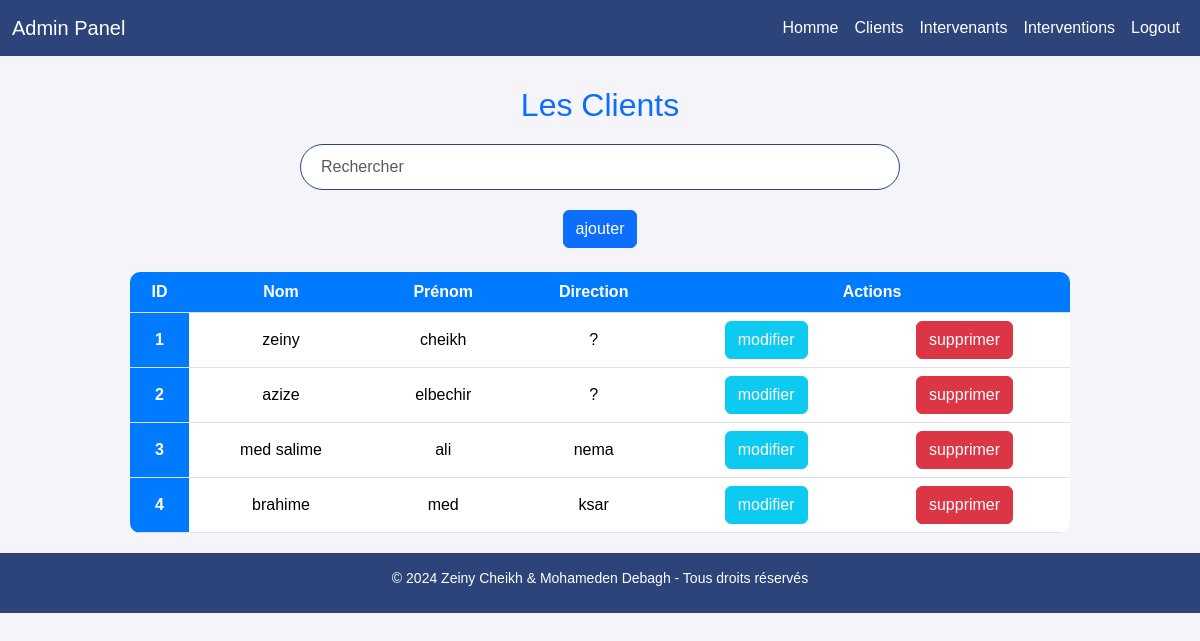
The app's page /clients (signed in), older data.
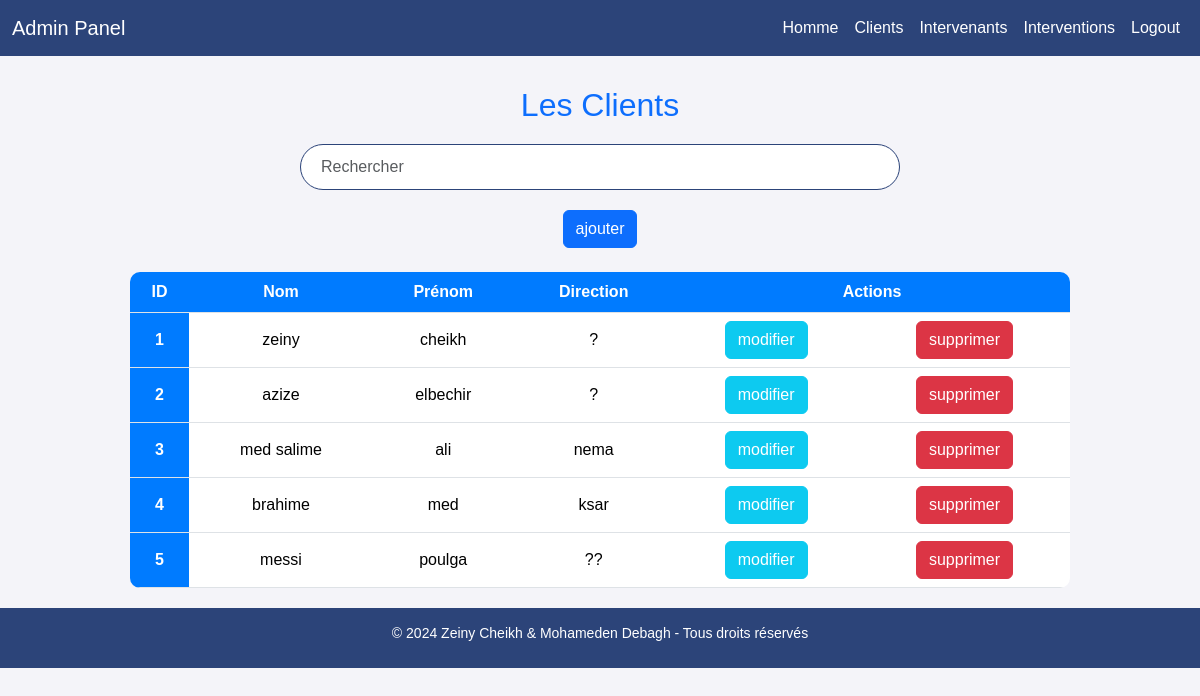
The same page, newer data.
### man.py (models this page shows, shortened)
class Client(db.Model):
    id = db.Column(db.Integer, primary_key=True)
    nom = db.Column(db.String(50), nullable=False)
    prenom = db.Column(db.String(50), nullable=False)
    direction = db.Column(db.String(50), nullable=False)

### man.py (the view)
@app.route('/clients')
def clients():
    if session :
        clients = Client.query.all()
        return render_template('Clients.html', clients=clients)
    else :
        return redirect(url_for('index'))

### templates/Clients.html (shortened to what this page needs)
<!DOCTYPE html>
<html lang="fr">
<head>
    <link rel="stylesheet" href="{{url_for('static', filename='css/style.css')}}">
</head>
<body>
    <div>
        <nav class="navbar navbar-expand-lg navbar-dark">
            <div class="container-fluid">
                <a class="navbar-brand" href="#">Admin Panel</a>
                <div class="collapse navbar-collapse" id="navbarSupportedContent">
                    <ul class="navbar-nav ms-auto mb-2 mb-lg-0">
                        <li class="nav-item">
                            <a class="nav-link active" href="{{ url_for('homme') }}">Homme</a>
                        </li>
                        <li class="nav-item">
                            <a class="nav-link active" href="{{ url_for('clients') }}">Clients</a>
                        </li>
                        <li class="nav-item">
                            <a class="nav-link active" href="{{ url_for('intervenant') }}">Intervenants</a>
                        </li>
                        <li class="nav-item">
                            <a class="nav-link active" href="{{ url_for('intervention') }}">Interventions</a>
                        </li>
                        <li class="nav-item">
                            <a class="nav-link active" href="{{ url_for('logout') }}">Logout</a>
                        </li>
                    </ul>
                </div>
            </div>
        </nav>
        <main class="content">
            <div class="content">
                <h2 class="text-center text-primary mt-4">Les Clients</h2>
                <div class="search-container">
                    <input class="form-control" type="text" id="search-input" placeholder="Rechercher"
                        onkeyup="searchTable()">
                </div>
                <div class="text-center">
                    <a class="btn btn-primary" href="{{ url_for('clients_form') }}">
                           ajouter</a>
                </div>
                <div class="container-fluid" style="margin-bottom: 20px";>
                    <table id="myTable" class="table table-hover mt-4 text-center" style="width: 80%; margin: auto;">
                        <thead>
                            <tr>
                                <th scope="col">ID</th>
                                <th scope="col">Nom</th>
                                <th scope="col">Prénom</th>
                                <th scope="col">Direction</th>
                                <th scope="col"  colspan="2">Actions</th>
                            </tr>
                        </thead>
                        <tbody>
                            {% for client in clients %}
                            <tr>
                                <th scope="row">{{ client.id }}</th>
                                <td>{{ client.nom }}</td>
                                <td>{{ client.prenom }}</td>
                                <td>{{ client.direction }}</td>
                                <td>
                                    <a class="btn btn-info" style="color: #fff;"  href="{{ url_for('edit_client', client_id=client.id) }}">
                                        modifier
                                    </a>
                                </td>
                                <td>
                                    <a class="btn btn-danger" href="{{ url_for('delete_client', client_id=client.id) }}"
                                        onclick="return confirm('Êtes-vous sûr de vouloir supprimer cet client ?')">
                                        supprimer
                                    </a>
                                </td>
                            </tr>
                            {% endfor %}
                        </tbody>
                    </table>
                </div>
            </div>
        </main>
        <footer class="text-center">
            <p>&copy; 2024 Zeiny Cheikh & Mohameden Debagh - Tous droits réservés</p>
        </footer>
    </div>
</body>
</html>

### templates/Clients.html (style rules this page uses)
body { font-family: 'Arial', sans-serif; background-color: #f4f4f9; }
.navbar { background-color: #2c4479; margin-bottom: 30px; }
.navbar-nav .nav-link { color: white !important; transition: color 0.3s ease; }
.search-container input { border-radius: 50px; padding: 10px 20px; border: 1px solid #2c4479; width: 50%; margin: 20px auto; }
.table { border-radius: 10px; overflow: hidden; margin-bottom:100px; }
.table th { background-color: #007bff; color: white; }
.table td, .table th { vertical-align: middle; }
footer { background-color: #2c4479; color: white; padding: 15px 0; width: 100%; bottom: 0; left: 0; height: 60px; }
footer p { margin: 0; font-size: 14px; }
.btn { transition: transform 0.3s ease; }

Row changes from the older to the newer data that the page shows:
added Client: id "5", nom "messi", prenom "poulga", direction "??"
